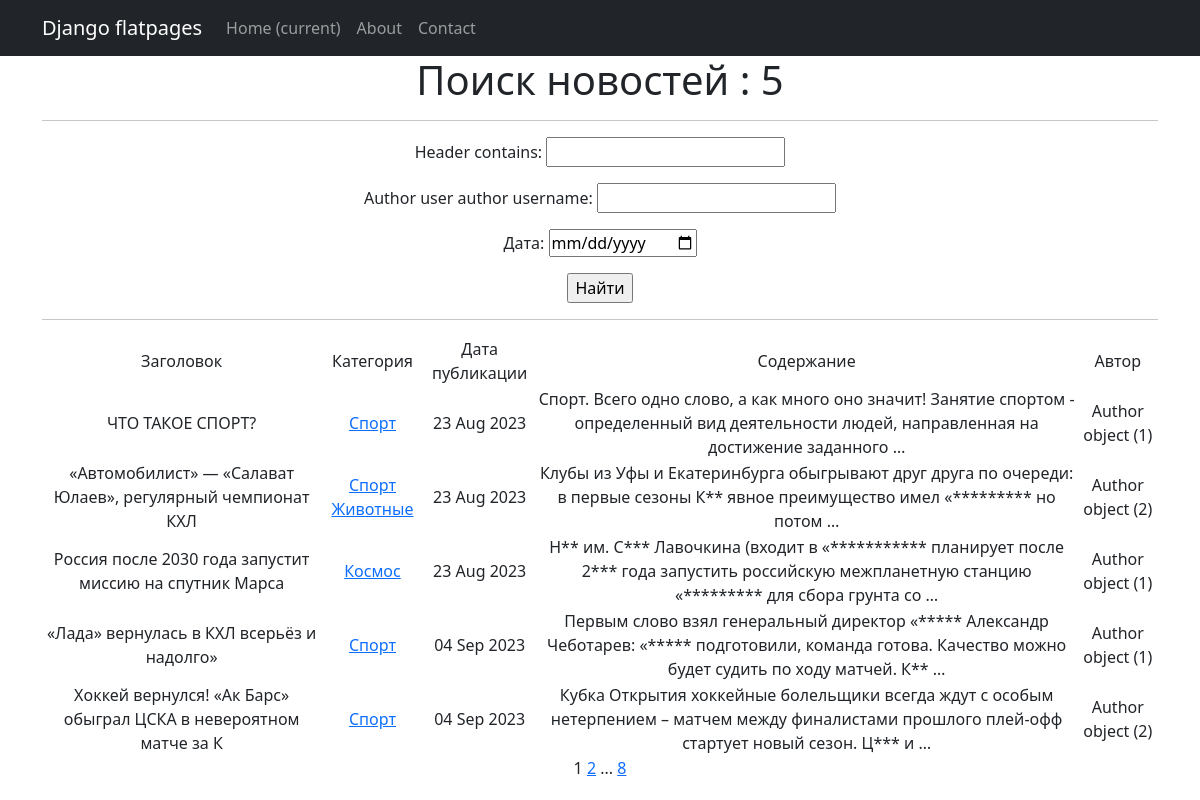
The app's page /news/search/ with its own data.
### news/models.py (models this page shows, shortened)
class Post(models.Model):
    ARTICLE = 'AT'
    NEWS = 'NW'
    CHOICE = [(ARTICLE, 'Статья'), (NEWS, 'Новость')]
    author = models.ForeignKey(Author, on_delete=models.CASCADE)
    choice = models.CharField(max_length=2, choices=CHOICE,default=NEWS)
    data = models.DateField(auto_now_add=True)
    category = models.ManyToManyField(Category, through='PostCategory')
    header = models.CharField(max_length=64,)
    post_text = models.TextField(default='text')
    post_rating = models.IntegerField(default=0)

class Category(models.Model):
    name = models.CharField(max_length=64, unique=True)
    subscribers = models.ManyToManyField(User, blank=True)
    def __str__(self):
        return self.name.title()

class Author(models.Model):
    user_author = models.OneToOneField(User, on_delete=models.CASCADE)
    user_rating = models.IntegerField(default=0)

### news/views.py (the view)
# urls.py: path('search/', SearchNews.as_view(), name='search'),
class SearchNews(ListView):
    model = Post
    template_name = 'search.html'
    context_object_name = 'search_news'
    paginate_by = 5
    def get_queryset(self):
        queryset = super().get_queryset()
        self.filterset = PostFilter(self.request.GET, queryset)
        return self.filterset.qs
    def get_context_data(self, **kwargs):
        context = super().get_context_data(**kwargs)
        context['filterset'] = self.filterset
        return context

### news/templatetags/custom_filters.py (called while the page is built)
@register.filter()
def censor(value):
    if not isinstance(value, str):
        raise ValueError('Фильтр только для строк')
    words = value.split()
    for i, word in enumerate(words):
        if word[1:].islower():
            pass
        else:
            words[i] = word[0] + '*' * len(word[1:])
    return ' '.join(words)

### news/templatetags/custom_tags.py (called while the page is built)
@register.simple_tag(takes_context=True)
def url_replace(context, **kwargs):
   d = context['request'].GET.copy()
   for k, v in kwargs.items():
       d[k] = v
   return d.urlencode()

### templates/search.html (shortened to what this page needs)
{% extends 'flatpages/default.html' %}
{% load custom_filters %}
{% load custom_tags %}
{% block content %}
    <h1> Поиск новостей : {{ search_news|length }} </h1>
    <hr>
    <form action="" method="get">
        {{ filterset.form.as_p }}
        <input type="submit" value="Найти" />
    </form>
    <hr>
    {% if search_news %}
        <table>
            <tr>
                <td> Заголовок </td>
                <td> Категория </td>
                <td> Дата публикации </td>
                <td> Содержание </td>
                <td> Автор </td>
            </tr>
            {% for one_news in search_news %}
            <tr>
                <td> {{ one_news.header }} </td>
                <td>
                    {% for category in one_news.category.all %}
                    <a href="{% url 'category' category.id %}">{{ category }}</a>
                    {% endfor %}
                </td>
                <td> {{ one_news.data|date:'d M Y' }} </td>
                <td> {{ one_news.post_text|truncatewords:20|censor }} </td>
                <td> {{ one_news.author }} </td>
            </tr>
            {% endfor %}
        </table>
    {% else %}
        <h2> Новостей на сегодня нет </h2>
    {% endif %}
    {{ page_obj.number }}
    {% if page_obj.has_next %}
        <a href="?{% url_replace page=page_obj.next_page_number %}">{{ page_obj.next_page_number }}</a>
        {% if paginator.num_pages != page_obj.next_page_number %}
            ...
            <a href="?{% url_replace page=page_obj.paginator.num_pages %}">{{ page_obj.paginator.num_pages }}</a>
        {% endif %}
    {% endif %}
{% endblock content %}

### records on screen
Post: header "ЧТО ТАКОЕ СПОРТ?", data "23 Aug 2023", post_text|censor "Спорт. Всего одно слово, а как много оно значит! Занятие спортом - определенный вид деятельности людей, направленная на достижение заданного …", author "Author object (1)"
Category: name "Спорт"
Post: header "«Автомобилист» — «Салават Юлаев», регулярный чемпионат КХЛ", data "23 Aug 2023", post_text|censor "Клубы из Уфы и Екатеринбурга обыгрывают друг друга по очереди: в первые сезоны К** явное преимущество имел «********* но потом …", author "Author object (2)"
Category: name "Животные"
Post: header "Россия после 2030 года запустит миссию на спутник Марса", data "23 Aug 2023", post_text|censor "Н** им. С*** Лавочкина (входит в «*********** планирует после 2*** года запустить российскую межпланетную станцию «********* для сбора грунта со …", author "Author object (1)"
Category: name "Космос"
Post: header "«Лада» вернулась в КХЛ всерьёз и надолго»", data "04 Sep 2023", post_text|censor "Первым слово взял генеральный директор «***** Александр Чеботарев: «***** подготовили, команда готова. Качество можно будет судить по ходу матчей. К** …", author "Author object (1)"
Post: header "Хоккей вернулся! «Ак Барс» обыграл ЦСКА в невероятном матче за К", data "04 Sep 2023", post_text|censor "Кубка Открытия хоккейные болельщики всегда ждут с особым нетерпением – матчем между финалистами прошлого плей-офф стартует новый сезон. Ц*** и …", author "Author object (2)"

### other values on screen
{{ search_news|length }} "5"
{{ page_obj.number }} "1"
{{ page_obj.next_page_number }} "2"
{{ page_obj.paginator.num_pages }} "8"
